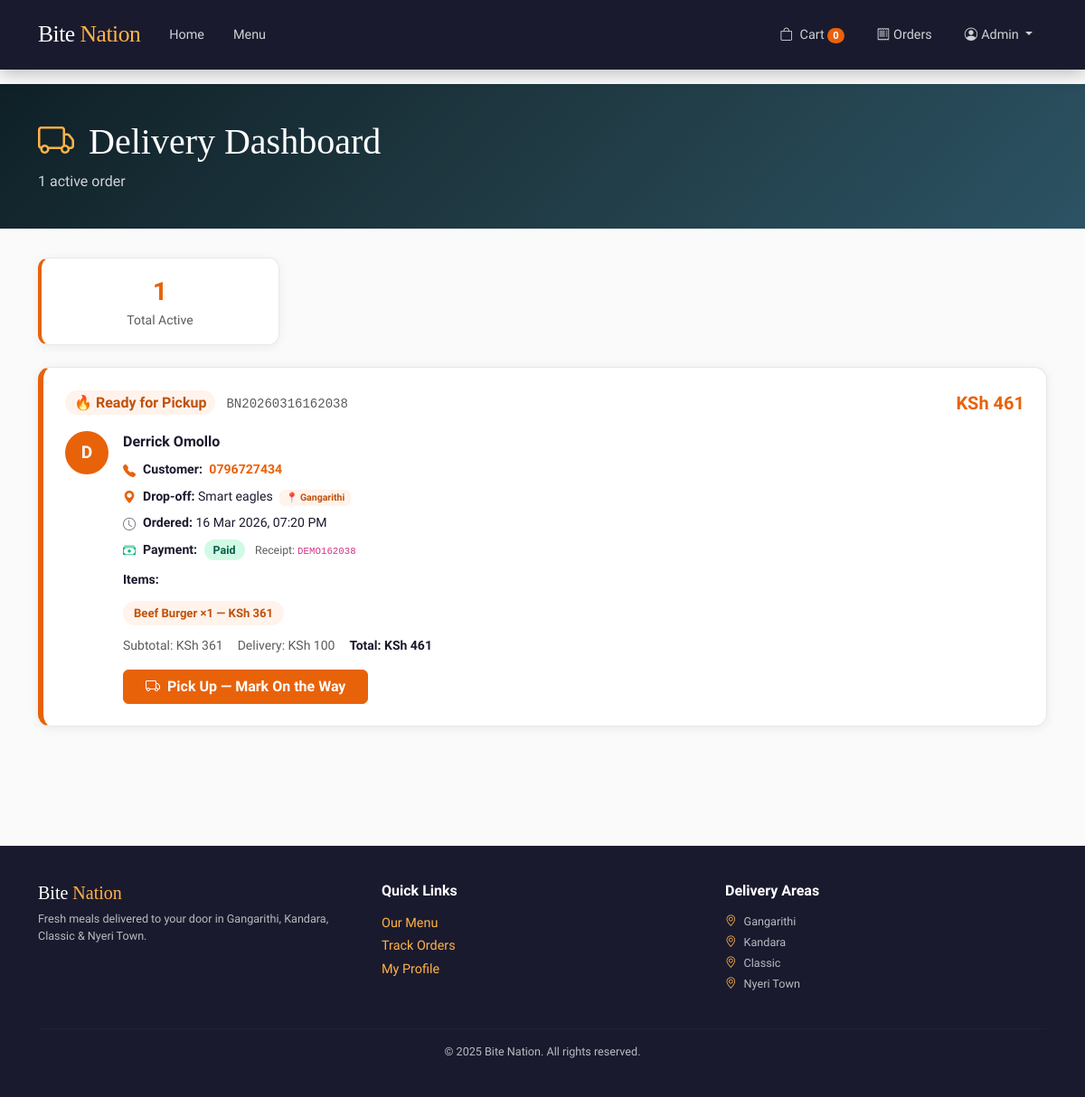
/delivery/ (signed in), run on the app's committed database.
### core/models.py (models this page shows, shortened)
class User(AbstractUser):
    ROLE_CHOICES = [
        ('customer', 'Customer'),
        ('kitchen', 'Kitchen Admin'),
        ('delivery', 'Delivery Admin'),
        ('admin', 'Admin'),
    ]
    phone = models.CharField(max_length=20, default='')
    address = models.TextField(default='')
    role = models.CharField(max_length=20, choices=ROLE_CHOICES, default='customer')
    email_verified = models.BooleanField(default=False)
    email_token = models.CharField(max_length=64, default='', blank=True)
    otp_code = models.CharField(max_length=6, default='', blank=True)
    otp_expires = models.DateTimeField(null=True, blank=True)

class Order(models.Model):
    PAYMENT_STATUS = [
        ('pending', 'Pending'),
        ('paid', 'Paid'),
        ('failed', 'Failed'),
    ]
    DELIVERY_STATUS = [
        ('pending', 'Pending'),
        ('preparing', 'Preparing'),
        ('on_the_way', 'On the Way'),
        ('delivered', 'Delivered'),
    ]
    order_number = models.CharField(max_length=50, unique=True)
    user = models.ForeignKey(User, on_delete=models.CASCADE, related_name='orders')
    delivery_area = models.ForeignKey(DeliveryArea, on_delete=models.SET_NULL, null=True, blank=True)
    delivery_address = models.TextField()
    delivery_phone = models.CharField(max_length=20)
    subtotal = models.DecimalField(max_digits=10, decimal_places=2)
    delivery_fee = models.DecimalField(max_digits=8, decimal_places=2, default=100)
    total = models.DecimalField(max_digits=10, decimal_places=2)
    payment_status = models.CharField(max_length=20, choices=PAYMENT_STATUS, default='pending')
    delivery_status = models.CharField(max_length=20, choices=DELIVERY_STATUS, default='pending')
    mpesa_checkout_id = models.CharField(max_length=200, default='', blank=True)
    mpesa_receipt = models.CharField(max_length=100, default='', blank=True)
    notes = models.TextField(default='', blank=True)
    created_at = models.DateTimeField(auto_now_add=True)
    delivered_at = models.DateTimeField(null=True, blank=True)
    class Meta:
        ordering = ['-created_at']

class DeliveryArea(models.Model):
    name = models.CharField(max_length=100, unique=True)
    delivery_fee = models.DecimalField(max_digits=8, decimal_places=2, default=100)
    is_active = models.BooleanField(default=True)
    created_at = models.DateTimeField(auto_now_add=True)
    class Meta:
        ordering = ['name']

class OrderItem(models.Model):
    order = models.ForeignKey(Order, on_delete=models.CASCADE, related_name='items')
    food_item = models.ForeignKey(FoodItem, on_delete=models.SET_NULL, null=True)
    food_name = models.CharField(max_length=200)
    quantity = models.PositiveIntegerField()
    unit_price = models.DecimalField(max_digits=10, decimal_places=2)
    @property
    def line_total(self):
        return float(self.unit_price) * self.quantity

### core/views.py (the view)
# urls.py: path('delivery/', views.delivery_dashboard, name='delivery_dashboard'),
@delivery_required
def delivery_dashboard(request):
    orders = Order.objects.filter(
        payment_status='paid', delivery_status__in=['preparing', 'on_the_way']
    ).prefetch_related('items').select_related('user', 'delivery_area').order_by('created_at')
    return render(request, 'delivery/dashboard.html', {'orders': orders})

### core/views.py (called while the page is built)
def role_required(*roles):
    def decorator(f):
        @wraps(f)
        def wrapped(request, *args, **kwargs):
            if not request.user.is_authenticated:
                messages.warning(request, 'Please log in to continue.')
                return redirect('login')
            if request.user.is_superuser or request.user.role in roles:
                return f(request, *args, **kwargs)
            messages.error(request, 'Access denied.')
            return redirect('index')
        return wrapped
    return decorator

### core/templates/delivery/dashboard.html (shortened to what this page needs)
{% extends "core/base.html" %}
{% block content %}
<div class="delivery-header">
  <div class="container">
    <h1 style="font-family:'Libre Baskerville',serif;"><i class="bi bi-truck me-3" style="color:var(--accent);"></i>Delivery Dashboard</h1>
    <p class="mb-0 mt-2" style="opacity:0.8;">{{ orders|length }} active order{{ orders|length|pluralize }}</p>
  </div>
</div>
<div class="container pb-5">
  <div class="row g-3 mb-4">
    <div class="col-6 col-md-3">
      <div class="card p-3 text-center" style="border-left:4px solid var(--primary);">
        <div class="fw-bold fs-3" style="color:var(--primary);">
          {{ orders|length }}
        </div>
        <div class="text-muted small">Total Active</div>
      </div>
    </div>
  </div>
  {% if orders %}
  {% for order in orders %}{% if order.delivery_status == 'preparing' %}
  <div class="order-card">
    <div class="d-flex justify-content-between align-items-center mb-3">
      <div>
        <span class="badge-preparing fw-bold fs-6">🔥 Ready for Pickup</span>
        <code class="ms-2 text-muted small">{{ order.order_number }}</code>
      </div>
      <span class="fw-bold fs-5" style="color:var(--primary);">KSh {{ order.total|floatformat:0 }}</span>
    </div>
    <div class="d-flex gap-3 align-items-start">
      <div class="avatar">{{ order.user.first_name.0|default:order.user.username.0|upper }}</div>
      <div class="flex-grow-1">
        <div class="fw-bold mb-2" style="font-size:1rem;">{{ order.user.first_name|default:order.user.username }}</div>
        <div class="info-row">
          <i class="bi bi-telephone-fill" style="color:var(--primary);"></i>
          <div>
            <strong>Customer:</strong>
            <a href="tel:{{ order.delivery_phone }}" class="fw-bold ms-1 text-decoration-none" style="color:var(--primary);">
              {{ order.delivery_phone }}
            </a>
          </div>
        </div>
        <div class="info-row">
          <i class="bi bi-geo-alt-fill" style="color:var(--primary);"></i>
          <div>
            <strong>Drop-off:</strong> {{ order.delivery_address }}
            {% if order.delivery_area %}
            <span class="badge ms-1" style="background:var(--primary-light);color:var(--primary-dark);">
              📍 {{ order.delivery_area.name }}
            </span>
            {% endif %}
          </div>
        </div>
        <div class="info-row">
          <i class="bi bi-clock"></i>
          <div><strong>Ordered:</strong> {{ order.created_at|date:"d M Y, h:i A" }}</div>
        </div>
        <div class="info-row">
          <i class="bi bi-cash-stack" style="color:#10b981;"></i>
          <div>
            <strong>Payment:</strong>
            <span class="badge-{{ order.payment_status }} ms-1">{{ order.get_payment_status_display }}</span>
            {% if order.mpesa_receipt %}
            <span class="text-muted ms-2 small">Receipt: <code>{{ order.mpesa_receipt }}</code></span>
            {% endif %}
          </div>
        </div>
        <div class="mt-2 mb-1"><strong class="small">Items:</strong></div>
        <div class="items-grid">
          {% for oi in order.items.all %}
          <span class="item-pill">{{ oi.food_name }} ×{{ oi.quantity }} — KSh {{ oi.line_total|floatformat:0 }}</span>
          {% endfor %}
        </div>
        <div class="d-flex gap-3 small text-muted mb-2">
          <span>Subtotal: KSh {{ order.subtotal|floatformat:0 }}</span>
          <span>Delivery: KSh {{ order.delivery_fee|floatformat:0 }}</span>
          <span class="fw-bold" style="color:var(--dark);">Total: KSh {{ order.total|floatformat:0 }}</span>
        </div>
        <form method="POST" action="{% url 'update_delivery_status' order.id %}" class="mt-3">
          <button type="submit" class="btn btn-primary fw-bold px-4">
            <i class="bi bi-truck me-2"></i>Pick Up — Mark On the Way
          </button>
        </form>
      </div>
    </div>
  </div>
  {% endif %}{% endfor %}
  {% else %}
  <div class="text-center py-5">
    <div style="font-size:4rem;" class="mb-3">🎉</div>
    <h4 class="fw-bold">All Clear!</h4>
    <p class="text-muted">No active deliveries right now. Check back soon.</p>
  </div>
  {% endif %}
</div>
{% endblock %}

### core/templates/core/base.html (shortened to what this page needs)
<!DOCTYPE html>
<html lang="en">
<head>
  <link href="https://cdn.jsdelivr.net/npm/bootstrap@5.3.2/dist/css/bootstrap.min.css" rel="stylesheet">
  <link href="https://cdn.jsdelivr.net/npm/bootstrap-icons@1.11.3/font/bootstrap-icons.css" rel="stylesheet">
</head>
<body>
<nav class="navbar navbar-expand-lg">
  <div class="container">
    <a class="navbar-brand" href="{% url 'index' %}">Bite <span>Nation</span></a>
    <div class="collapse navbar-collapse" id="navMain">
      <ul class="navbar-nav me-auto">
        <li class="nav-item"><a class="nav-link" href="{% url 'index' %}">Home</a></li>
        <li class="nav-item"><a class="nav-link" href="{% url 'menu' %}">Menu</a></li>
      </ul>
      <ul class="navbar-nav ms-auto align-items-center gap-1">
        {% if user.is_authenticated %}
          <li class="nav-item">
            <a class="nav-link position-relative" href="{% url 'cart' %}">
              <i class="bi bi-bag me-1"></i> Cart
              <span class="cart-badge" id="nav-cart-count">0</span>
            </a>
          </li>
          <li class="nav-item"><a class="nav-link" href="{% url 'my_orders' %}"><i class="bi bi-receipt me-1"></i>Orders</a></li>
          <li class="nav-item dropdown">
            <a class="nav-link dropdown-toggle" href="#" data-bs-toggle="dropdown">
              <i class="bi bi-person-circle me-1"></i>{{ user.first_name|default:user.username }}
            </a>
          </li>
        {% else %}
          <li class="nav-item"><a class="nav-link" href="{% url 'login' %}">Login</a></li>
          <li class="nav-item">
            <a class="btn btn-primary btn-sm px-3 ms-2" href="{% url 'register' %}">Sign Up</a>
          </li>
        {% endif %}
      </ul>
    </div>
  </div>
</nav>
{% block content %}{% endblock %}
<footer>
  <div class="container">
    <div class="row g-4">
      <div class="col-md-4">
        <h5 style="font-family:'Libre Baskerville',serif; color:white;">Bite <span style="color:var(--accent);">Nation</span></h5>
        <p class="mt-2 small">Fresh meals delivered to your door in Gangarithi, Kandara, Classic &amp; Nyeri Town.</p>
      </div>
      <div class="col-md-4">
        <h6 class="text-white fw-bold mb-3">Quick Links</h6>
        <div class="d-flex flex-column gap-1">
          <a href="{% url 'menu' %}">Our Menu</a>
          <a href="{% url 'my_orders' %}">Track Orders</a>
          <a href="{% url 'profile' %}">My Profile</a>
        </div>
      </div>
      <div class="col-md-4">
        <h6 class="text-white fw-bold mb-3">Delivery Areas</h6>
        <p class="small mb-1"><i class="bi bi-geo-alt me-2" style="color:var(--accent);"></i>Gangarithi</p>
        <p class="small mb-1"><i class="bi bi-geo-alt me-2" style="color:var(--accent);"></i>Kandara</p>
        <p class="small mb-1"><i class="bi bi-geo-alt me-2" style="color:var(--accent);"></i>Classic</p>
        <p class="small"><i class="bi bi-geo-alt me-2" style="color:var(--accent);"></i>Nyeri Town</p>
      </div>
    </div>
    <hr class="mt-4" style="border-color: rgba(255,255,255,0.1);">
    <p class="text-center mb-0 small">&copy; 2025 Bite Nation. All rights reserved.</p>
  </div>
</footer>
</body>
</html>

### data on the page
User: first_name "Admin"
Order: order_number "BN20260316162038", total "461", user.first_name.0 "D", user.first_name "Derrick Omollo", delivery_phone "0796727434", delivery_address "Smart eagles", delivery_area.name "Gangarithi", created_at "16 Mar 2026, 07:20 PM", payment_status "Paid", mpesa_receipt "DEMO162038", subtotal "361", delivery_fee "100"
OrderItem: food_name "Beef Burger", quantity "1", line_total "361"

### other printed values
{{ orders|length }} "1"
